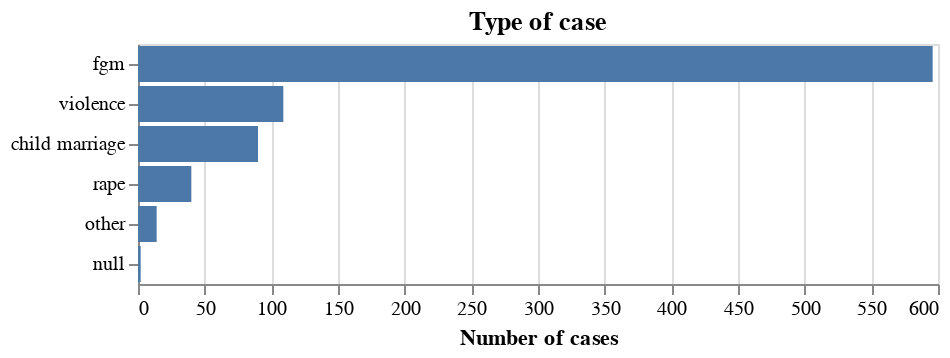

Notebook code for this chart:
### Code cell
Type_of_case = alt.Chart(df_tidy).mark_bar().encode(
    x=alt.X('count()', title="Number of cases"),
    y=alt.Y("Type_case", sort='-x', title="")
).properties(
    title="Type of case"
)

Type_of_case

### Figure 1 — Vega-Lite specification as saved in the notebook (floating-point values rounded to 4 significant figures; data arrays with more than 128 entries replaced by an {"elided": "..."} marker saying what was removed)
{"config": {"view": {"continuousWidth": 400, "continuousHeight": 300}}, "data": {"name": "data-1793f2e77cb1ec8e01bc92f84735d0a4"}, "mark": "bar", "encoding": {"x": {"type": "quantitative", "aggregate": "count", "title": "Number of cases"}, "y": {"type": "nominal", "field": "Type_case", "sort": "-x", "title": ""}}, "title": "Type of case", "$schema": "https://vega.github.io/schema/vega-lite/v4.8.1.json", "datasets": {"data-1793f2e77cb1ec8e01bc92f84735d0a4": {"elided": "851 records"}}}
